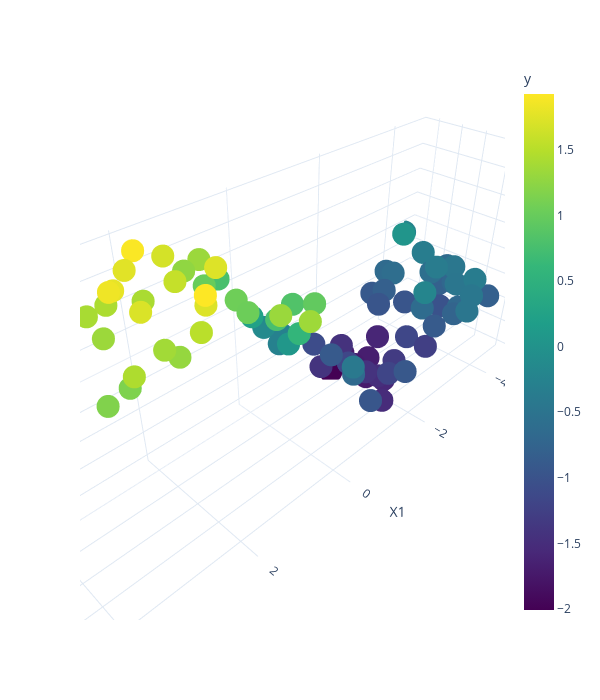

Write notebook code for a chart like this one.
### Code cell
px.scatter_3d(data_frame=train,
              x="X1",
              y="X2",
              z="y",
              color="y",
              color_continuous_scale="viridis",
              height=700,
              width=600,
              template="plotly_white")
